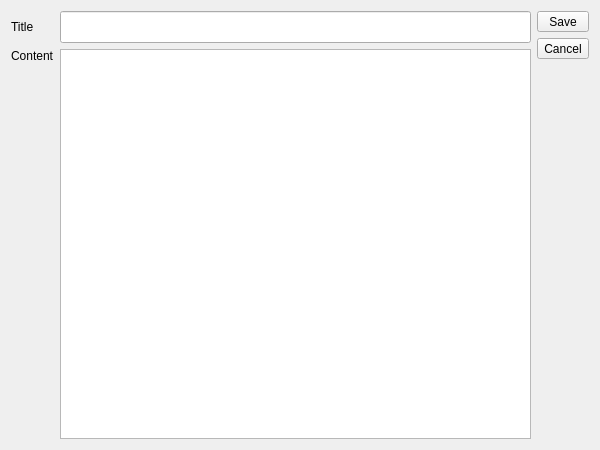
<?xml version="1.0" encoding="UTF-8"?>
<ui version="4.0">
 <class>ConfigEditor</class>
 <widget class="QDialog" name="ConfigEditor">
  <property name="geometry">
   <rect>
    <x>0</x>
    <y>0</y>
    <width>600</width>
    <height>450</height>
   </rect>
  </property>
  <property name="maximumSize">
   <size>
    <width>720</width>
    <height>720</height>
   </size>
  </property>
  <property name="windowTitle">
   <string>Edit config - sang-box</string>
  </property>
  <layout class="QHBoxLayout" name="horizontalLayout">
   <item>
    <layout class="QGridLayout" name="gridLayout">
     <item row="0" column="1">
      <widget class="QLineEdit" name="titleEdit">
       <property name="minimumSize">
        <size>
         <width>0</width>
         <height>32</height>
        </size>
       </property>
      </widget>
     </item>
     <item row="0" column="0">
      <widget class="QLabel" name="titleLabel">
       <property name="text">
        <string>Title</string>
       </property>
       <property name="alignment">
        <set>Qt::AlignLeading|Qt::AlignLeft|Qt::AlignVCenter</set>
       </property>
      </widget>
     </item>
     <item row="1" column="1">
      <widget class="QPlainTextEdit" name="contentEdit"/>
     </item>
     <item row="1" column="0">
      <widget class="QLabel" name="contentLabel">
       <property name="maximumSize">
        <size>
         <width>720</width>
         <height>720</height>
        </size>
       </property>
       <property name="text">
        <string>Content</string>
       </property>
       <property name="alignment">
        <set>Qt::AlignLeading|Qt::AlignLeft|Qt::AlignTop</set>
       </property>
      </widget>
     </item>
    </layout>
   </item>
   <item>
    <layout class="QVBoxLayout" name="verticalLayout">
     <item>
      <widget class="QToolButton" name="saveButton">
       <property name="sizePolicy">
        <sizepolicy hsizetype="Preferred" vsizetype="Fixed">
         <horstretch>0</horstretch>
         <verstretch>0</verstretch>
        </sizepolicy>
       </property>
       <property name="text">
        <string>Save</string>
       </property>
       <property name="icon">
        <iconset>
         <normaloff>:/images/save.png</normaloff>:/images/save.png</iconset>
       </property>
       <property name="iconSize">
        <size>
         <width>16</width>
         <height>16</height>
        </size>
       </property>
       <property name="toolButtonStyle">
        <enum>Qt::ToolButtonTextUnderIcon</enum>
       </property>
      </widget>
     </item>
     <item>
      <widget class="QToolButton" name="cancelButton">
       <property name="text">
        <string>Cancel</string>
       </property>
       <property name="icon">
        <iconset>
         <normaloff>:/images/delete.png</normaloff>:/images/delete.png</iconset>
       </property>
       <property name="iconSize">
        <size>
         <width>16</width>
         <height>16</height>
        </size>
       </property>
       <property name="toolButtonStyle">
        <enum>Qt::ToolButtonTextUnderIcon</enum>
       </property>
      </widget>
     </item>
     <item>
      <spacer name="verticalSpacer">
       <property name="orientation">
        <enum>Qt::Vertical</enum>
       </property>
       <property name="sizeHint" stdset="0">
        <size>
         <width>20</width>
         <height>40</height>
        </size>
       </property>
      </spacer>
     </item>
    </layout>
   </item>
  </layout>
 </widget>
 <resources/>
 <connections/>
</ui>
